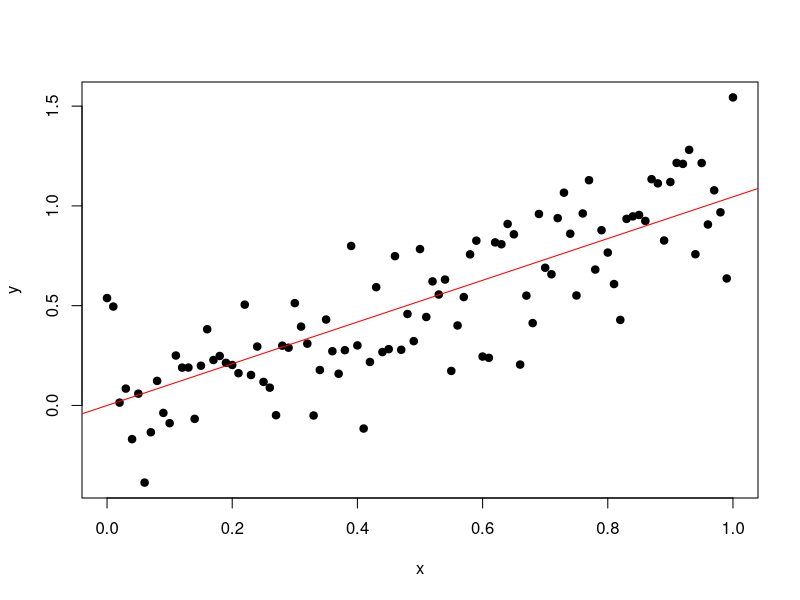
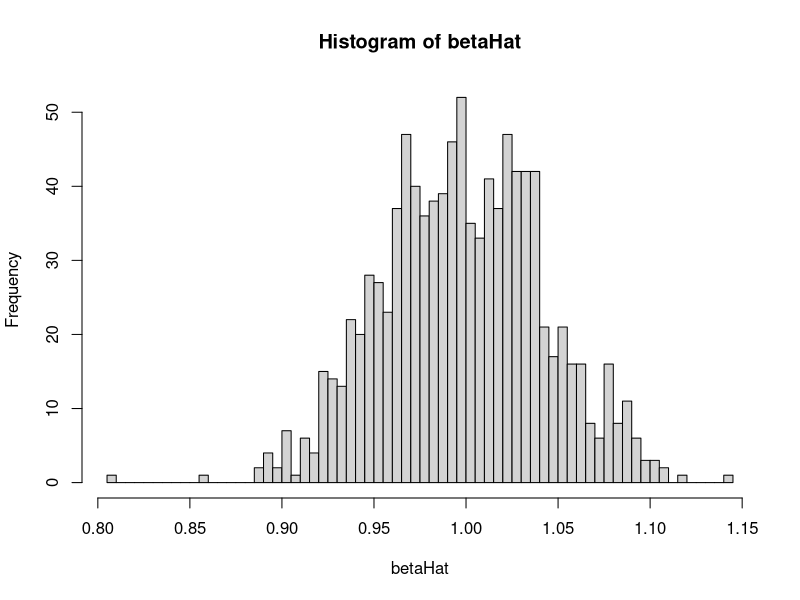
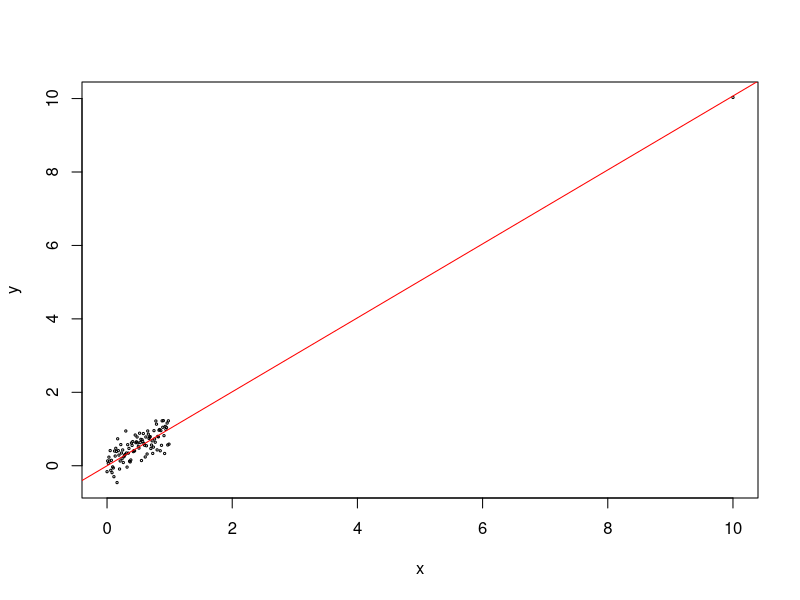
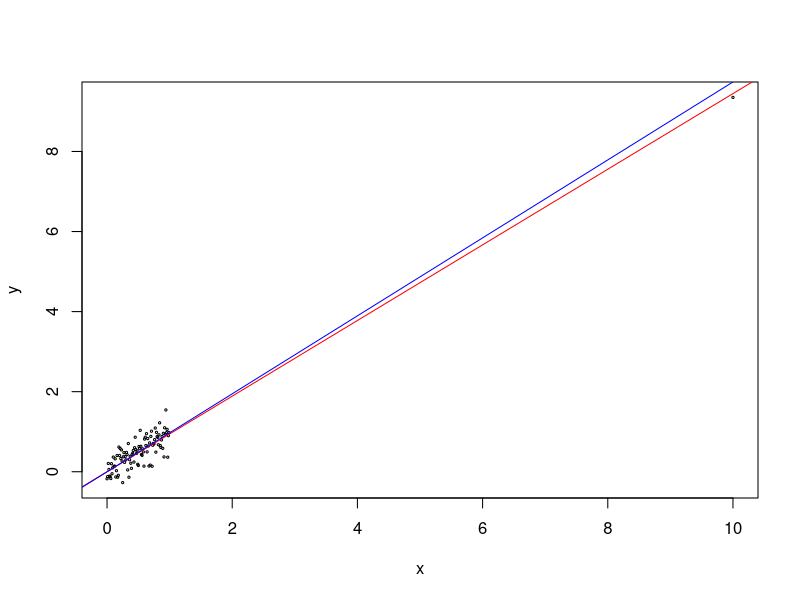
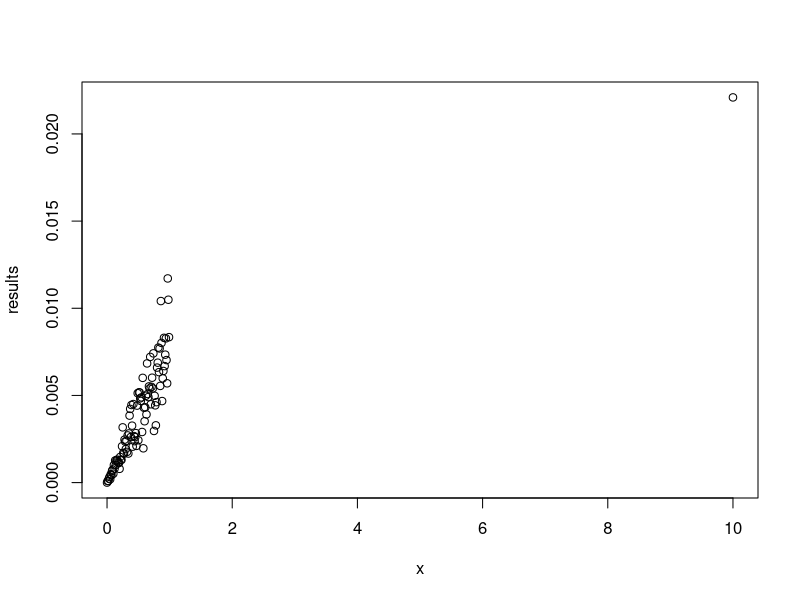
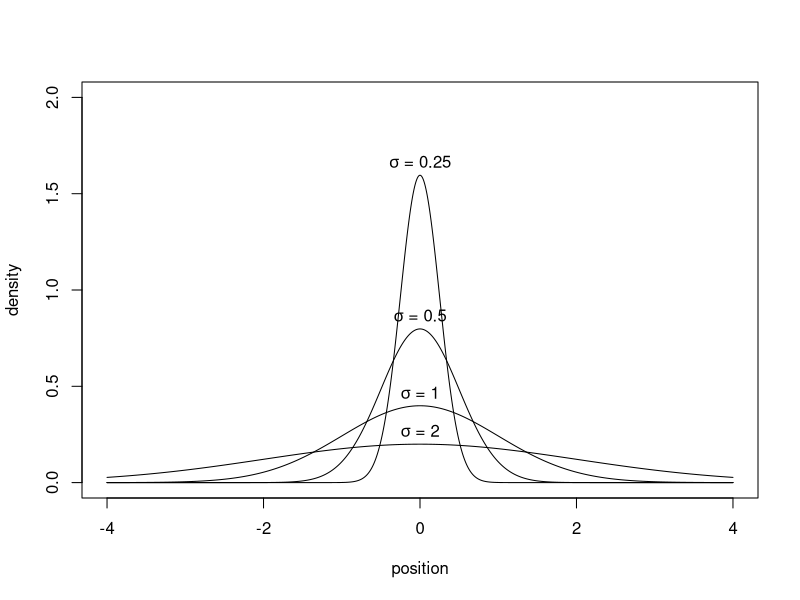

Here is the R script that generated these plots, in order:
###################################
# Figure normal_density.pdf
pdf("img/normal_density.pdf", height=7.5, width=9)
SD <- c(0.25, 0.5, 1, 2)
xset <- seq(-4,4,by=0.001)
plot(0,0,col="white", xlim=range(xset), ylim=c(0,2), xlab="position", ylab="density")
for (i in 1:length(SD)) {
  lines(xset, dnorm(xset, sd=SD[i]))
}
text(0, dnorm(0, sd=SD[1])+0.07, expression(paste(sigma," = ", 0.25)))
text(0, dnorm(0, sd=SD[2])+0.07, expression(paste(sigma," = ", 0.5)))
text(0, dnorm(0, sd=SD[3])+0.07, expression(paste(sigma," = ", 1)))
text(0, dnorm(0, sd=SD[4])+0.07, expression(paste(sigma," = ", 2)))
dev.off()


###################################
# Simulation of simple regression
x <- seq(0,1,by=0.01)
n <- length(x)
beta <- 1
sigma <- 0.25

# get one sample of y and plot it with
# ols estimator
y <- x * beta + rnorm(n,sd=sigma)
plot(x,y,pch=19)
betaHat <- sum(y*x) / sum(x^2)
abline(0,betaHat,col="red")

# run 1e3 samples
N <- 1000
betaHat <- rep(NA, N)
for (i in 1:N) {
  y <- x * beta + rnorm(n,sd=sigma)
  betaHat[i] <- sum(y*x) / sum(x^2)
}

# check that results hold for large N
hist(betaHat,breaks=100)
mean(betaHat) - beta
var(betaHat) - sigma^2 / sum(x^2)

# leverage
x[n] <- 10
y <- x * beta + rnorm(n,sd=sigma)

plot(x,y,cex=0.3)
betaHat <- sum(y*x) / sum(x^2)
abline(0,betaHat,col="red")

# leverage with corruption
x[n] <- 10
y <- x * beta + rnorm(n,sd=sigma)
k <- n
y[k] <- y[k] - 1

plot(x,y,cex=0.3)
betaHat <- sum(y*x) / sum(x^2)
abline(0,betaHat,col="red")
betaHatMinus <- sum(y[-k]*x[-k]) / sum(x[-k]^2)
abline(0,betaHatMinus,col="blue")

# calc leverage measure of each point
x[n] <- 10
y <- x * beta + rnorm(n,sd=sigma)

results <- rep(NA, n)
for (k in 1:n) {
  ynew <- y
  ynew[k] <- ynew[k] - 1

  betaHat <- sum(ynew*x) / sum(x^2)
  betaHatMinus <- sum(ynew[-k]*x[-k]) / sum(x[-k]^2)
  results[k] <- betaHatMinus - betaHat
}

plot(x,results)




